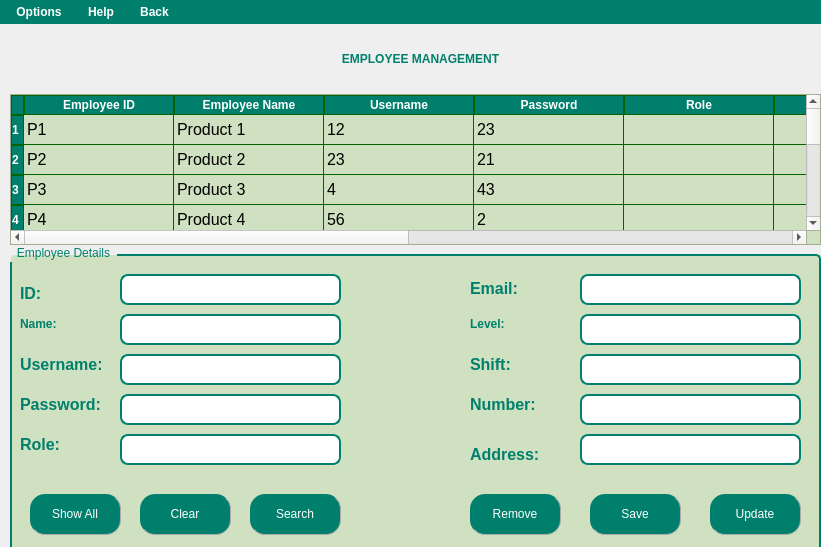
<?xml version="1.0" encoding="UTF-8"?>
<ui version="4.0">
 <class>MainWindow</class>
 <widget class="QMainWindow" name="MainWindow">
  <property name="geometry">
   <rect>
    <x>0</x>
    <y>0</y>
    <width>821</width>
    <height>547</height>
   </rect>
  </property>
  <property name="windowTitle">
   <string>MainWindow</string>
  </property>
  <property name="styleSheet">
   <string notr="true">QMenuBar {
    background-color: #00806c;  /* Màu nền */
    color: White;  /* Màu chữ */
	font-weight: bold;
}

QMenuBar::item {
    background-color: transparent;
    padding: 5px 10px;
}

QMenuBar::item:selected { 
    background-color: #86ad6f;  /* Màu khi hover */
}
QTableWidget {
    background-color: #d2e3c3; /* Màu nền */
 	   gridline-color: #006400; /* Màu đường kẻ */
    font-size: 12pt;
    font-family: &quot;Times New Roman&quot;;
}
QHeaderView::section {
    background-color: #00806c; /* Màu nền tiêu đề bảng */
    color: White;
    font-weight: bold;
    border: 1px solid #006400;
}
QTableCornerButton::section {
    background-color: #00806c; /* Cùng màu với tiêu đề */
    border: 1px solid #006400;
}

</string>
  </property>
  <widget class="QWidget" name="centralwidget">
   <widget class="QLabel" name="label">
    <property name="geometry">
     <rect>
      <x>0</x>
      <y>0</y>
      <width>821</width>
      <height>531</height>
     </rect>
    </property>
    <property name="text">
     <string/>
    </property>
    <property name="pixmap">
     <pixmap>../images/FARMERS'(3).png</pixmap>
    </property>
    <property name="scaledContents">
     <bool>true</bool>
    </property>
    <property name="alignment">
     <set>Qt::AlignCenter</set>
    </property>
    <property name="wordWrap">
     <bool>false</bool>
    </property>
   </widget>
   <widget class="QGroupBox" name="groupBox_2">
    <property name="geometry">
     <rect>
      <x>10</x>
      <y>220</y>
      <width>811</width>
      <height>341</height>
     </rect>
    </property>
    <property name="styleSheet">
     <string notr="true">QGroupBox {
    border: 2px solid #00806c; /* Viền xanh đậm */
    border-radius: 5px; /* Bo góc nhẹ */
    margin-top: 10px; /* Đẩy tiêu đề lên trên viền */
    font: bold 14pt &quot;Tahoma&quot;; /* Chữ in đậm */
    color: #00806c; /* Màu chữ xanh ngọc */
	background-color: rgb(208, 225, 193);
}

QGroupBox::title {
    subcontrol-origin: margin;
    subcontrol-position: top left; /* Tiêu đề nằm góc trái */
    padding: 2px 5px;
    border-radius: 3px;
}
QLabel {
	font: bold 10pt &quot;Tahoma&quot;;        /* Cỡ chữ */
    color: #00806c;             /* Màu chữ */
    font-weight: bold;      /* Chữ đậm */
}
QLineEdit {
    font-size: 16px;        /* Cỡ chữ */
}</string>
    </property>
    <property name="title">
     <string>Employee Details</string>
    </property>
    <widget class="QLabel" name="label_2">
     <property name="geometry">
      <rect>
       <x>10</x>
       <y>40</y>
       <width>41</width>
       <height>20</height>
      </rect>
     </property>
     <property name="styleSheet">
      <string notr="true">font: 11pt &quot;Tahoma&quot;;</string>
     </property>
     <property name="text">
      <string>&lt;html&gt;&lt;head/&gt;&lt;body&gt;&lt;p&gt;&lt;span style=&quot; font-size:12pt; font-weight:600; color:#00806c;&quot;&gt;ID:&lt;/span&gt;&lt;/p&gt;&lt;/body&gt;&lt;/html&gt;</string>
     </property>
     <property name="alignment">
      <set>Qt::AlignLeading|Qt::AlignLeft|Qt::AlignVCenter</set>
     </property>
    </widget>
    <widget class="QLabel" name="label_3">
     <property name="geometry">
      <rect>
       <x>10</x>
       <y>70</y>
       <width>51</width>
       <height>21</height>
      </rect>
     </property>
     <property name="styleSheet">
      <string notr="true">font: 12pt &quot;Tahoma&quot;;</string>
     </property>
     <property name="text">
      <string>&lt;html&gt;&lt;head/&gt;&lt;body&gt;&lt;p&gt;&lt;span style=&quot; font-weight:600; color:#00806c;&quot;&gt;Name:&lt;/span&gt;&lt;/p&gt;&lt;/body&gt;&lt;/html&gt;</string>
     </property>
     <property name="alignment">
      <set>Qt::AlignLeading|Qt::AlignLeft|Qt::AlignVCenter</set>
     </property>
    </widget>
    <widget class="QLabel" name="label_4">
     <property name="geometry">
      <rect>
       <x>10</x>
       <y>100</y>
       <width>81</width>
       <height>41</height>
      </rect>
     </property>
     <property name="styleSheet">
      <string notr="true">font: 11pt &quot;Tahoma&quot;;</string>
     </property>
     <property name="text">
      <string>&lt;html&gt;&lt;head/&gt;&lt;body&gt;&lt;p&gt;&lt;span style=&quot; font-size:12pt; font-weight:600; color:#00806c;&quot;&gt;Username:&lt;/span&gt;&lt;/p&gt;&lt;/body&gt;&lt;/html&gt;</string>
     </property>
     <property name="scaledContents">
      <bool>false</bool>
     </property>
     <property name="alignment">
      <set>Qt::AlignLeading|Qt::AlignLeft|Qt::AlignVCenter</set>
     </property>
    </widget>
    <widget class="QLineEdit" name="lineEditName">
     <property name="geometry">
      <rect>
       <x>110</x>
       <y>70</y>
       <width>221</width>
       <height>31</height>
      </rect>
     </property>
     <property name="styleSheet">
      <string notr="true">
QLineEdit {
    background-color: white;
    border: 2px solid #00806c;
    border-radius: 8px;
    padding: 5px;
    font: 12pt &quot;Tahoma&quot;;
}</string>
     </property>
    </widget>
    <widget class="QLineEdit" name="lineEditUserName">
     <property name="geometry">
      <rect>
       <x>110</x>
       <y>110</y>
       <width>221</width>
       <height>31</height>
      </rect>
     </property>
     <property name="styleSheet">
      <string notr="true">
QLineEdit {
    background-color: white;
    border: 2px solid #00806c;
    border-radius: 8px;
    padding: 5px;
    font: 12pt &quot;Tahoma&quot;;
}</string>
     </property>
    </widget>
    <widget class="QPushButton" name="pushButtonSave">
     <property name="geometry">
      <rect>
       <x>580</x>
       <y>250</y>
       <width>91</width>
       <height>41</height>
      </rect>
     </property>
     <property name="styleSheet">
      <string notr="true">QPushButton{
        border-radius: 15px;
		border-right: 1px solid #aaaaaa;
		border-bottom: 1px solid #aaaaaa;
		font: bold 12pt &quot;Tahoma&quot;; /* Chữ in đậm */

}

QPushButton:enabled {
		background-color: #00806c;
		color: White;
}

QPushButton:pressed {
		background-color: #dfc456;
		color: #fffffe;
}


QPushButton:hover:!pressed {
		background-color: #86ad6f;
		color: #0c2f70;
}

QPushButton:disabled {
		background-color: #aaaaaa;
		color: #ffffff;
}
</string>
     </property>
     <property name="text">
      <string>Save</string>
     </property>
     <property name="icon">
      <iconset>
       <normaloff>../../Chuong4/BaiTap85/images/2931171_download_import_save_down_storage_icon.png</normaloff>../../Chuong4/BaiTap85/images/2931171_download_import_save_down_storage_icon.png</iconset>
     </property>
    </widget>
    <widget class="QPushButton" name="pushButtonRemove">
     <property name="geometry">
      <rect>
       <x>460</x>
       <y>250</y>
       <width>91</width>
       <height>41</height>
      </rect>
     </property>
     <property name="styleSheet">
      <string notr="true">QPushButton{
        border-radius: 15px;
		border-right: 1px solid #aaaaaa;
		border-bottom: 1px solid #aaaaaa;
		font: bold 12pt &quot;Tahoma&quot;; /* Chữ in đậm */

}

QPushButton:enabled {
		background-color: #00806c;
		color: White;
}

QPushButton:pressed {
		background-color: #dfc456;
		color: #fffffe;
}


QPushButton:hover:!pressed {
		background-color: #86ad6f;
		color: #0c2f70;
}

QPushButton:disabled {
		background-color: #aaaaaa;
		color: #ffffff;
}
</string>
     </property>
     <property name="text">
      <string>Remove</string>
     </property>
     <property name="icon">
      <iconset>
       <normaloff>../../Chuong4/BaiTap85/images/185090_delete_garbage_icon.png</normaloff>../../Chuong4/BaiTap85/images/185090_delete_garbage_icon.png</iconset>
     </property>
    </widget>
    <widget class="QLineEdit" name="lineEditId">
     <property name="geometry">
      <rect>
       <x>110</x>
       <y>30</y>
       <width>221</width>
       <height>31</height>
      </rect>
     </property>
     <property name="styleSheet">
      <string notr="true">
QLineEdit {
    background-color: white;
    border: 2px solid #00806c;
    border-radius: 8px;
    padding: 5px;
    font: 12pt &quot;Tahoma&quot;;
}</string>
     </property>
    </widget>
    <widget class="QLineEdit" name="lineEditUserPassword">
     <property name="geometry">
      <rect>
       <x>110</x>
       <y>150</y>
       <width>221</width>
       <height>31</height>
      </rect>
     </property>
     <property name="styleSheet">
      <string notr="true">
QLineEdit {
    background-color: white;
    border: 2px solid #00806c;
    border-radius: 8px;
    padding: 5px;
    font: 12pt &quot;Tahoma&quot;;
}</string>
     </property>
    </widget>
    <widget class="QLabel" name="label_6">
     <property name="geometry">
      <rect>
       <x>10</x>
       <y>140</y>
       <width>91</width>
       <height>41</height>
      </rect>
     </property>
     <property name="styleSheet">
      <string notr="true">font: 11pt &quot;Tahoma&quot;;</string>
     </property>
     <property name="text">
      <string>&lt;html&gt;&lt;head/&gt;&lt;body&gt;&lt;p&gt;&lt;span style=&quot; font-size:12pt; font-weight:600; color:#00806c;&quot;&gt;Password:&lt;/span&gt;&lt;/p&gt;&lt;/body&gt;&lt;/html&gt;</string>
     </property>
     <property name="scaledContents">
      <bool>false</bool>
     </property>
     <property name="alignment">
      <set>Qt::AlignLeading|Qt::AlignLeft|Qt::AlignVCenter</set>
     </property>
    </widget>
    <widget class="QLineEdit" name="lineEditUserRole">
     <property name="geometry">
      <rect>
       <x>110</x>
       <y>190</y>
       <width>221</width>
       <height>31</height>
      </rect>
     </property>
     <property name="styleSheet">
      <string notr="true">
QLineEdit {
    background-color: white;
    border: 2px solid #00806c;
    border-radius: 8px;
    padding: 5px;
    font: 12pt &quot;Tahoma&quot;;
}</string>
     </property>
    </widget>
    <widget class="QLabel" name="label_7">
     <property name="geometry">
      <rect>
       <x>10</x>
       <y>190</y>
       <width>71</width>
       <height>21</height>
      </rect>
     </property>
     <property name="styleSheet">
      <string notr="true">font: 11pt &quot;Tahoma&quot;;</string>
     </property>
     <property name="text">
      <string>&lt;html&gt;&lt;head/&gt;&lt;body&gt;&lt;p&gt;&lt;span style=&quot; font-size:12pt; font-weight:600; color:#00806c;&quot;&gt;Role:&lt;/span&gt;&lt;/p&gt;&lt;/body&gt;&lt;/html&gt;</string>
     </property>
     <property name="scaledContents">
      <bool>false</bool>
     </property>
     <property name="alignment">
      <set>Qt::AlignLeading|Qt::AlignLeft|Qt::AlignVCenter</set>
     </property>
    </widget>
    <widget class="QPushButton" name="pushButtonClear">
     <property name="geometry">
      <rect>
       <x>130</x>
       <y>250</y>
       <width>91</width>
       <height>41</height>
      </rect>
     </property>
     <property name="styleSheet">
      <string notr="true">QPushButton{
        border-radius: 15px;
		border-right: 1px solid #aaaaaa;
		border-bottom: 1px solid #aaaaaa;
		font: bold 12pt &quot;Tahoma&quot;; /* Chữ in đậm */

}

QPushButton:enabled {
		background-color: #00806c;
		color: White;
}

QPushButton:pressed {
		background-color: #dfc456;
		color: #fffffe;
}


QPushButton:hover:!pressed {
		background-color: #86ad6f;
		color: #0c2f70;
}

QPushButton:disabled {
		background-color: #aaaaaa;
		color: #ffffff;
}
</string>
     </property>
     <property name="text">
      <string>Clear</string>
     </property>
     <property name="icon">
      <iconset>
       <normaloff>../../Chuong4/BaiTap85/images/2931171_download_import_save_down_storage_icon.png</normaloff>../../Chuong4/BaiTap85/images/2931171_download_import_save_down_storage_icon.png</iconset>
     </property>
    </widget>
    <widget class="QPushButton" name="pushButtonSearch">
     <property name="geometry">
      <rect>
       <x>240</x>
       <y>250</y>
       <width>91</width>
       <height>41</height>
      </rect>
     </property>
     <property name="styleSheet">
      <string notr="true">QPushButton{
        border-radius: 15px;
		border-right: 1px solid #aaaaaa;
		border-bottom: 1px solid #aaaaaa;
		font: bold 12pt &quot;Tahoma&quot;; /* Chữ in đậm */

}

QPushButton:enabled {
		background-color: #00806c;
		color: White;
}

QPushButton:pressed {
		background-color: #dfc456;
		color: #fffffe;
}


QPushButton:hover:!pressed {
		background-color: #86ad6f;
		color: #0c2f70;
}

QPushButton:disabled {
		background-color: #aaaaaa;
		color: #ffffff;
}
</string>
     </property>
     <property name="text">
      <string>Search</string>
     </property>
     <property name="icon">
      <iconset>
       <normaloff>../../Chuong4/BaiTap85/images/2931171_download_import_save_down_storage_icon.png</normaloff>../../Chuong4/BaiTap85/images/2931171_download_import_save_down_storage_icon.png</iconset>
     </property>
    </widget>
    <widget class="QLineEdit" name="lineEditAddress">
     <property name="geometry">
      <rect>
       <x>570</x>
       <y>190</y>
       <width>221</width>
       <height>31</height>
      </rect>
     </property>
     <property name="styleSheet">
      <string notr="true">
QLineEdit {
    background-color: white;
    border: 2px solid #00806c;
    border-radius: 8px;
    padding: 5px;
    font: 12pt &quot;Tahoma&quot;;
}</string>
     </property>
    </widget>
    <widget class="QLineEdit" name="lineEditShift">
     <property name="geometry">
      <rect>
       <x>570</x>
       <y>110</y>
       <width>221</width>
       <height>31</height>
      </rect>
     </property>
     <property name="styleSheet">
      <string notr="true">
QLineEdit {
    background-color: white;
    border: 2px solid #00806c;
    border-radius: 8px;
    padding: 5px;
    font: 12pt &quot;Tahoma&quot;;
}</string>
     </property>
    </widget>
    <widget class="QLineEdit" name="lineEditLevel">
     <property name="geometry">
      <rect>
       <x>570</x>
       <y>70</y>
       <width>221</width>
       <height>31</height>
      </rect>
     </property>
     <property name="styleSheet">
      <string notr="true">
QLineEdit {
    background-color: white;
    border: 2px solid #00806c;
    border-radius: 8px;
    padding: 5px;
    font: 12pt &quot;Tahoma&quot;;
}</string>
     </property>
    </widget>
    <widget class="QLineEdit" name="lineEditEmail">
     <property name="geometry">
      <rect>
       <x>570</x>
       <y>30</y>
       <width>221</width>
       <height>31</height>
      </rect>
     </property>
     <property name="styleSheet">
      <string notr="true">
QLineEdit {
    background-color: white;
    border: 2px solid #00806c;
    border-radius: 8px;
    padding: 5px;
    font: 12pt &quot;Tahoma&quot;;
}</string>
     </property>
    </widget>
    <widget class="QLineEdit" name="lineEditNumber">
     <property name="geometry">
      <rect>
       <x>570</x>
       <y>150</y>
       <width>221</width>
       <height>31</height>
      </rect>
     </property>
     <property name="styleSheet">
      <string notr="true">
QLineEdit {
    background-color: white;
    border: 2px solid #00806c;
    border-radius: 8px;
    padding: 5px;
    font: 12pt &quot;Tahoma&quot;;
}</string>
     </property>
    </widget>
    <widget class="QLabel" name="label_9">
     <property name="geometry">
      <rect>
       <x>460</x>
       <y>100</y>
       <width>81</width>
       <height>41</height>
      </rect>
     </property>
     <property name="styleSheet">
      <string notr="true">font: 11pt &quot;Tahoma&quot;;</string>
     </property>
     <property name="text">
      <string>&lt;html&gt;&lt;head/&gt;&lt;body&gt;&lt;p&gt;&lt;span style=&quot; font-size:12pt; font-weight:600; color:#00806c;&quot;&gt;Shift:&lt;/span&gt;&lt;/p&gt;&lt;/body&gt;&lt;/html&gt;</string>
     </property>
     <property name="scaledContents">
      <bool>false</bool>
     </property>
     <property name="alignment">
      <set>Qt::AlignLeading|Qt::AlignLeft|Qt::AlignVCenter</set>
     </property>
    </widget>
    <widget class="QLabel" name="label_10">
     <property name="geometry">
      <rect>
       <x>460</x>
       <y>140</y>
       <width>91</width>
       <height>41</height>
      </rect>
     </property>
     <property name="styleSheet">
      <string notr="true">font: 11pt &quot;Tahoma&quot;;</string>
     </property>
     <property name="text">
      <string>&lt;html&gt;&lt;head/&gt;&lt;body&gt;&lt;p&gt;&lt;span style=&quot; font-size:12pt; font-weight:600; color:#00806c;&quot;&gt;Number:&lt;/span&gt;&lt;/p&gt;&lt;/body&gt;&lt;/html&gt;</string>
     </property>
     <property name="scaledContents">
      <bool>false</bool>
     </property>
     <property name="alignment">
      <set>Qt::AlignLeading|Qt::AlignLeft|Qt::AlignVCenter</set>
     </property>
    </widget>
    <widget class="QLabel" name="label_12">
     <property name="geometry">
      <rect>
       <x>460</x>
       <y>29</y>
       <width>91</width>
       <height>31</height>
      </rect>
     </property>
     <property name="styleSheet">
      <string notr="true">font: 11pt &quot;Tahoma&quot;;</string>
     </property>
     <property name="text">
      <string>&lt;html&gt;&lt;head/&gt;&lt;body&gt;&lt;p&gt;&lt;span style=&quot; font-size:12pt; font-weight:600; color:#00806c;&quot;&gt;Email:&lt;/span&gt;&lt;/p&gt;&lt;/body&gt;&lt;/html&gt;</string>
     </property>
     <property name="alignment">
      <set>Qt::AlignLeading|Qt::AlignLeft|Qt::AlignVCenter</set>
     </property>
    </widget>
    <widget class="QLabel" name="label_13">
     <property name="geometry">
      <rect>
       <x>460</x>
       <y>70</y>
       <width>71</width>
       <height>21</height>
      </rect>
     </property>
     <property name="styleSheet">
      <string notr="true">font: 12pt &quot;Tahoma&quot;;</string>
     </property>
     <property name="text">
      <string>&lt;html&gt;&lt;head/&gt;&lt;body&gt;&lt;p&gt;&lt;span style=&quot; font-weight:600; color:#00806c;&quot;&gt;Level:&lt;/span&gt;&lt;/p&gt;&lt;/body&gt;&lt;/html&gt;</string>
     </property>
     <property name="alignment">
      <set>Qt::AlignLeading|Qt::AlignLeft|Qt::AlignVCenter</set>
     </property>
    </widget>
    <widget class="QLabel" name="label_14">
     <property name="geometry">
      <rect>
       <x>460</x>
       <y>190</y>
       <width>91</width>
       <height>41</height>
      </rect>
     </property>
     <property name="styleSheet">
      <string notr="true">font: 11pt &quot;Tahoma&quot;;</string>
     </property>
     <property name="text">
      <string>&lt;html&gt;&lt;head/&gt;&lt;body&gt;&lt;p&gt;&lt;span style=&quot; font-size:12pt; font-weight:600; color:#00806c;&quot;&gt;Address:&lt;/span&gt;&lt;/p&gt;&lt;/body&gt;&lt;/html&gt;</string>
     </property>
     <property name="scaledContents">
      <bool>false</bool>
     </property>
     <property name="alignment">
      <set>Qt::AlignLeading|Qt::AlignLeft|Qt::AlignVCenter</set>
     </property>
    </widget>
    <widget class="QPushButton" name="pushButtonUpdate">
     <property name="geometry">
      <rect>
       <x>700</x>
       <y>250</y>
       <width>91</width>
       <height>41</height>
      </rect>
     </property>
     <property name="styleSheet">
      <string notr="true">QPushButton{
        border-radius: 15px;
		border-right: 1px solid #aaaaaa;
		border-bottom: 1px solid #aaaaaa;
		font: bold 12pt &quot;Tahoma&quot;; /* Chữ in đậm */

}

QPushButton:enabled {
		background-color: #00806c;
		color: White;
}

QPushButton:pressed {
		background-color: #dfc456;
		color: #fffffe;
}


QPushButton:hover:!pressed {
		background-color: #86ad6f;
		color: #0c2f70;
}

QPushButton:disabled {
		background-color: #aaaaaa;
		color: #ffffff;
}
</string>
     </property>
     <property name="text">
      <string>Update</string>
     </property>
     <property name="icon">
      <iconset>
       <normaloff>../../Chuong4/BaiTap85/images/2931171_download_import_save_down_storage_icon.png</normaloff>../../Chuong4/BaiTap85/images/2931171_download_import_save_down_storage_icon.png</iconset>
     </property>
    </widget>
    <widget class="QPushButton" name="pushButtonShowAll">
     <property name="geometry">
      <rect>
       <x>20</x>
       <y>250</y>
       <width>91</width>
       <height>41</height>
      </rect>
     </property>
     <property name="styleSheet">
      <string notr="true">QPushButton{
        border-radius: 15px;
		border-right: 1px solid #aaaaaa;
		border-bottom: 1px solid #aaaaaa;
		font: bold 12pt &quot;Tahoma&quot;; /* Chữ in đậm */

}

QPushButton:enabled {
		background-color: #00806c;
		color: White;
}

QPushButton:pressed {
		background-color: #dfc456;
		color: #fffffe;
}


QPushButton:hover:!pressed {
		background-color: #86ad6f;
		color: #0c2f70;
}

QPushButton:disabled {
		background-color: #aaaaaa;
		color: #ffffff;
}
</string>
     </property>
     <property name="text">
      <string>Show All</string>
     </property>
     <property name="icon">
      <iconset>
       <normaloff>../../Chuong4/BaiTap85/images/2931171_download_import_save_down_storage_icon.png</normaloff>../../Chuong4/BaiTap85/images/2931171_download_import_save_down_storage_icon.png</iconset>
     </property>
    </widget>
   </widget>
   <widget class="QTableWidget" name="tableWidgetProduct">
    <property name="geometry">
     <rect>
      <x>10</x>
      <y>70</y>
      <width>811</width>
      <height>151</height>
     </rect>
    </property>
    <property name="maximumSize">
     <size>
      <width>16777215</width>
      <height>500</height>
     </size>
    </property>
    <property name="styleSheet">
     <string notr="true">font: 11pt &quot;Tahoma&quot;;
background-color: rgb(208, 225, 193);</string>
    </property>
    <attribute name="horizontalHeaderDefaultSectionSize">
     <number>150</number>
    </attribute>
    <attribute name="verticalHeaderDefaultSectionSize">
     <number>30</number>
    </attribute>
    <row>
     <property name="text">
      <string>1</string>
     </property>
    </row>
    <row>
     <property name="text">
      <string>2</string>
     </property>
    </row>
    <row>
     <property name="text">
      <string>3</string>
     </property>
    </row>
    <row>
     <property name="text">
      <string>4</string>
     </property>
    </row>
    <row>
     <property name="text">
      <string>5</string>
     </property>
    </row>
    <row>
     <property name="text">
      <string>6</string>
     </property>
    </row>
    <row>
     <property name="text">
      <string>7</string>
     </property>
    </row>
    <row>
     <property name="text">
      <string>8</string>
     </property>
    </row>
    <row>
     <property name="text">
      <string>9</string>
     </property>
    </row>
    <column>
     <property name="text">
      <string>Employee ID</string>
     </property>
    </column>
    <column>
     <property name="text">
      <string>Employee Name</string>
     </property>
    </column>
    <column>
     <property name="text">
      <string>Username</string>
     </property>
    </column>
    <column>
     <property name="text">
      <string>Password</string>
     </property>
    </column>
    <column>
     <property name="text">
      <string>Role</string>
     </property>
    </column>
    <column>
     <property name="text">
      <string>Email</string>
     </property>
    </column>
    <column>
     <property name="text">
      <string>Level</string>
     </property>
    </column>
    <column>
     <property name="text">
      <string>Shift</string>
     </property>
    </column>
    <column>
     <property name="text">
      <string>Number</string>
     </property>
    </column>
    <column>
     <property name="text">
      <string>Address</string>
     </property>
    </column>
    <item row="0" column="0">
     <property name="text">
      <string>P1</string>
     </property>
    </item>
    <item row="0" column="1">
     <property name="text">
      <string>Product 1</string>
     </property>
    </item>
    <item row="0" column="2">
     <property name="text">
      <string>12</string>
     </property>
    </item>
    <item row="0" column="3">
     <property name="text">
      <string>23</string>
     </property>
    </item>
    <item row="1" column="0">
     <property name="text">
      <string>P2</string>
     </property>
    </item>
    <item row="1" column="1">
     <property name="text">
      <string>Product 2</string>
     </property>
    </item>
    <item row="1" column="2">
     <property name="text">
      <string>23</string>
     </property>
    </item>
    <item row="1" column="3">
     <property name="text">
      <string>21</string>
     </property>
    </item>
    <item row="2" column="0">
     <property name="text">
      <string>P3</string>
     </property>
    </item>
    <item row="2" column="1">
     <property name="text">
      <string>Product 3</string>
     </property>
    </item>
    <item row="2" column="2">
     <property name="text">
      <string>4</string>
     </property>
    </item>
    <item row="2" column="3">
     <property name="text">
      <string>43</string>
     </property>
    </item>
    <item row="3" column="0">
     <property name="text">
      <string>P4</string>
     </property>
    </item>
    <item row="3" column="1">
     <property name="text">
      <string>Product 4</string>
     </property>
    </item>
    <item row="3" column="2">
     <property name="text">
      <string>56</string>
     </property>
    </item>
    <item row="3" column="3">
     <property name="text">
      <string>2</string>
     </property>
    </item>
    <item row="4" column="0">
     <property name="text">
      <string>P5</string>
     </property>
    </item>
    <item row="4" column="1">
     <property name="text">
      <string>Product 5</string>
     </property>
    </item>
    <item row="4" column="2">
     <property name="text">
      <string>32</string>
     </property>
    </item>
    <item row="4" column="3">
     <property name="text">
      <string>56</string>
     </property>
    </item>
   </widget>
   <widget class="QLabel" name="label_5">
    <property name="geometry">
     <rect>
      <x>100</x>
      <y>20</y>
      <width>641</width>
      <height>31</height>
     </rect>
    </property>
    <property name="styleSheet">
     <string notr="true">font: 24pt &quot;Tahoma&quot;;
color: rgb(26, 140, 118);</string>
    </property>
    <property name="text">
     <string>&lt;html&gt;&lt;head/&gt;&lt;body&gt;&lt;p align=&quot;center&quot;&gt;&lt;span style=&quot; font-weight:600; color:#00806c;&quot;&gt;EMPLOYEE MANAGEMENT&lt;/span&gt;&lt;/p&gt;&lt;/body&gt;&lt;/html&gt;</string>
    </property>
   </widget>
  </widget>
  <widget class="QMenuBar" name="menuBar">
   <property name="geometry">
    <rect>
     <x>0</x>
     <y>0</y>
     <width>821</width>
     <height>23</height>
    </rect>
   </property>
   <widget class="QMenu" name="menuOptions">
    <property name="title">
     <string>Options</string>
    </property>
    <addaction name="actionImport"/>
    <addaction name="actionExxport"/>
   </widget>
   <widget class="QMenu" name="menuExit">
    <property name="title">
     <string>Back</string>
    </property>
   </widget>
   <widget class="QMenu" name="menuHelp">
    <property name="title">
     <string>Help</string>
    </property>
   </widget>
   <addaction name="menuOptions"/>
   <addaction name="menuHelp"/>
   <addaction name="menuExit"/>
  </widget>
  <action name="actionImport">
   <property name="text">
    <string>Import</string>
   </property>
  </action>
  <action name="actionExxport">
   <property name="text">
    <string>Export</string>
   </property>
  </action>
 </widget>
 <resources/>
 <connections/>
</ui>
